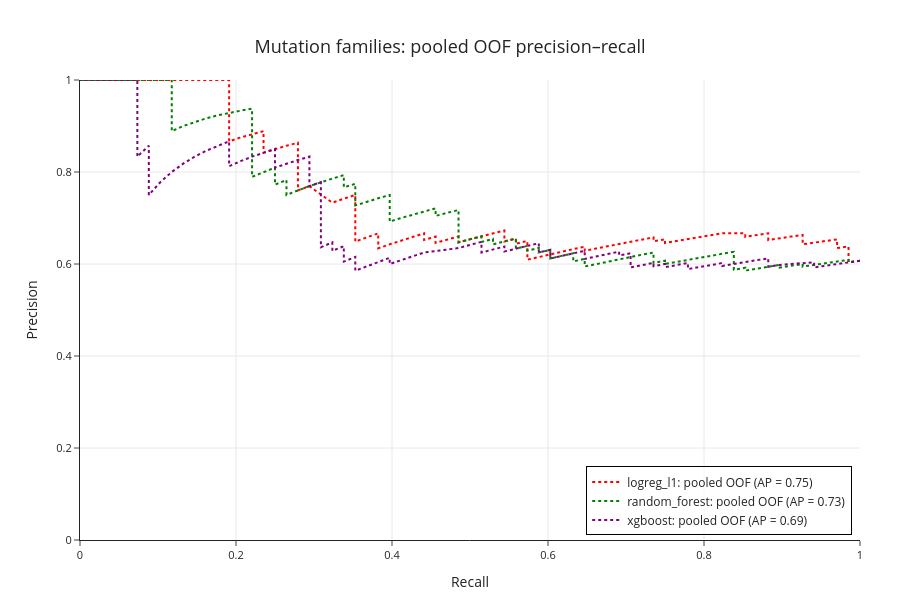

Notebook code cell kept with this figure:
### Markdown cell above
### Validated pooled out-of-fold reporting

Each model must contribute exactly one held-out prediction per unique sample_id, with labels and outer-fold membership matching the cohort and frozen splits. sample_id is the available subject identifier; multiple samples per patient would require a separate patient mapping. Pooled metrics concatenate outer-test predictions, whereas fold means average separately calculated metrics. Sensitivity/recall refers to polymetastatic disease; specificity refers to oligometastatic disease. Average precision summarises the precision–recall curve; Brier score measures overall probability error, not calibration alone.

The per-fold ROC/PR plots and per-family confusion matrices are separate comparison diagnostics. Pooled performance is descriptive and is never used for model selection.

### Code cell
validated_oof_by_model = {
    name: validate_mutation_oof(predictions_df, name, df_mutation, outer_splits)
    for name in models
}
pooled_oof_metrics_df = pd.DataFrame([
    {"model": name, **mutation_pooled_oof_metrics(frame), "n_subjects": len(frame)}
    for name, frame in validated_oof_by_model.items()
])
thesis_display(pooled_oof_metrics_df)
pooled_oof_metrics_df.to_csv(Path(output_dir) / "mutation_pooled_oof_metrics_reviewed.csv", index=False)
pooled_curves = [{"y_true": frame.y_true, "y_prob": frame.y_proba,
                  "label": f"{name}: pooled OOF", "is_main_curve": False}
                 for name, frame in validated_oof_by_model.items()]
plot_roc_curves(pooled_curves, title="Mutation families: pooled OOF ROC", interactive=False)
plot_precision_recall_curves(pooled_curves, title="Mutation families: pooled OOF precision–recall", interactive=False)
